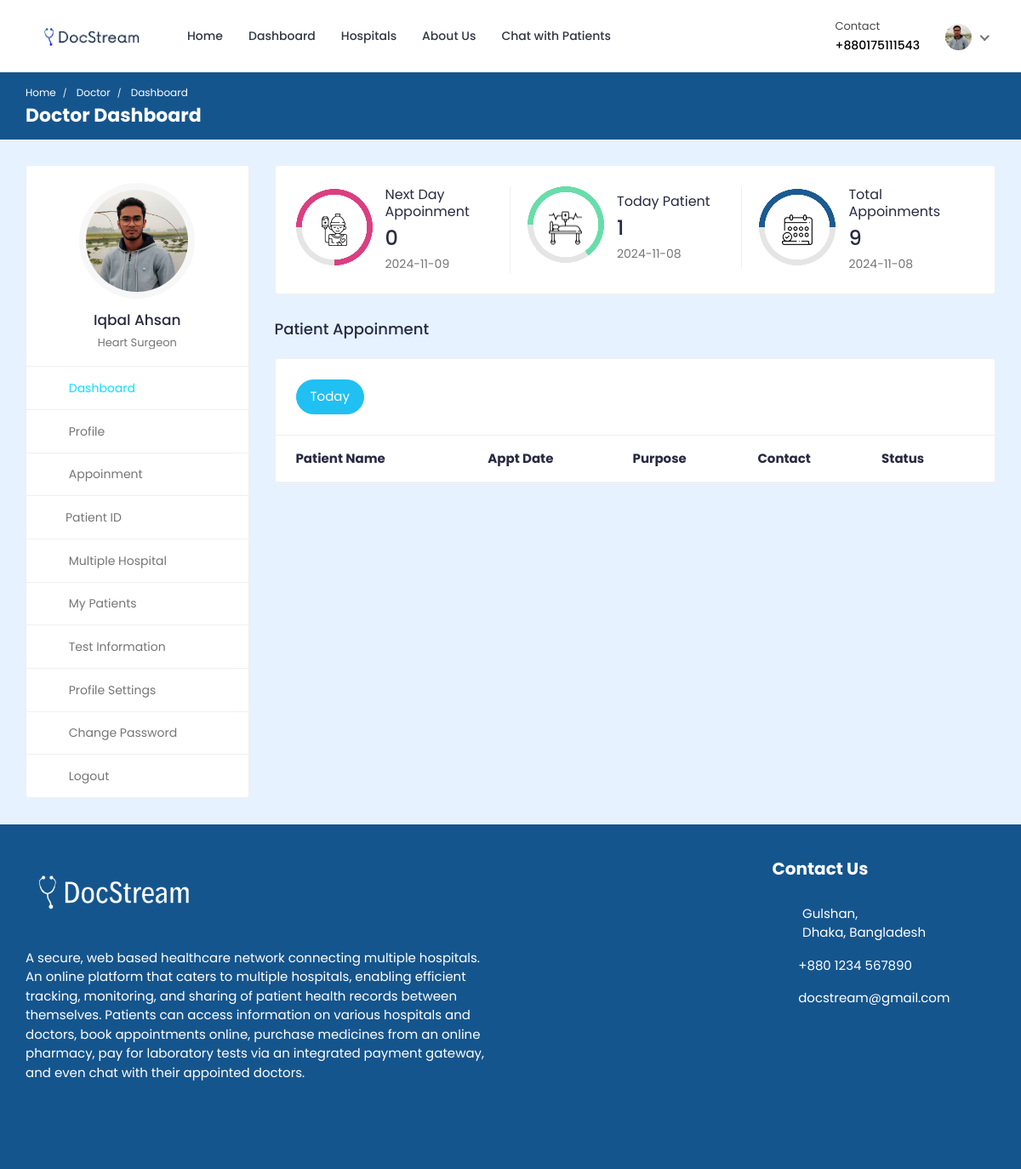
Page /doctor/doctor-dashboard/ (signed in) on the committed database.
### doctor/models.py (models this page shows, shortened)
class Doctor_Information(models.Model):
    DOCTOR_TYPE = (
        ('Cardiologists', 'Cardiologists'),
        ('Neurologists', 'Neurologists'),
        ('Pediatricians', 'Pediatricians'),
        ('Physiatrists', 'Physiatrists'),
        ('Dermatologists', 'Dermatologists'),
    )
    doctor_id = models.AutoField(primary_key=True)
    user = models.OneToOneField(User, on_delete=models.CASCADE, null=True, blank=True, related_name='profile')
    name = models.CharField(max_length=200, null=True, blank=True)
    username = models.CharField(max_length=200, null=True, blank=True)
    gender = models.CharField(max_length=200, null=True, blank=True)
    description = models.TextField(max_length=1000, null=True, blank=True)
    department = models.CharField(max_length=200, choices=DOCTOR_TYPE, null=True, blank=True)
    department_name = models.ForeignKey(hospital_department, on_delete=models.SET_NULL, null=True, blank=True)
    specialization = models.ForeignKey(specialization, on_delete=models.SET_NULL, null=True, blank=True)
    featured_image = models.ImageField(upload_to='doctors/', default='doctors/user-default.png', null=True, blank=True)
    certificate_image = models.ImageField(upload_to='doctors_certificate/', default='doctors_certificate/default.png', null=True, blank=True)
    email = models.EmailField(max_length=200, null=True, blank=True)
    phone_number = models.CharField(max_length=200, null=True, blank=True)
    nid = models.CharField(max_length=200, null=True, blank=True)
    visiting_hour = models.CharField(max_length=200, null=True, blank=True)
    consultation_fee = models.IntegerField(null=True, blank=True)
    report_fee = models.IntegerField(null=True, blank=True)
    dob = models.CharField(max_length=200, null=True, blank=True)
    institute = models.CharField(max_length=200, null=True, blank=True)
    degree = models.CharField(max_length=200, null=True, blank=True)
    completion_year = models.CharField(max_length=200, null=True, blank=True)
    work_place = models.CharField(max_length=200, null=True, blank=True)
    designation = models.CharField(max_length=200, null=True, blank=True)
    start_year = models.CharField(max_length=200, null=True, blank=True)
    end_year = models.CharField(max_length=200, null=True, blank=True)
    register_status =  models.CharField(max_length=200, null=True, default='Pending')
    hospital_name = models.ForeignKey(Hospital_Information, on_delete=models.SET_NULL, null=True, blank=True)

### hospital_admin/models.py (models this page shows, shortened)
class specialization(models.Model):
    specialization_id = models.AutoField(primary_key=True)
    specialization_name = models.CharField(max_length=200, null=True, blank=True)
    hospital = models.ForeignKey(Hospital_Information, on_delete=models.CASCADE, null=True, blank=True)

### doctor/views.py (the view)
# urls.py: path('doctor-dashboard/',views.doctor_dashboard, name='doctor-dashboard'),
@csrf_exempt
@login_required(login_url="doctor-login")
@cache_control(no_cache=True, must_revalidate=True, no_store=True)
def doctor_dashboard(request):
        if request.user.is_authenticated:
            if request.user.is_doctor:
                doctor = Doctor_Information.objects.get(user=request.user)
                current_date = datetime.date.today()
                current_date_str = str(current_date)
                today_appointments = Appointment.objects.filter(date=current_date_str).filter(doctor=doctor).filter(appointment_status='confirmed')
                next_date = current_date + datetime.timedelta(days=1) # next days date
                next_date_str = str(next_date)
                next_days_appointment = Appointment.objects.filter(date=next_date_str).filter(doctor=doctor).filter(Q(appointment_status='pending') | Q(appointment_status='confirmed')).count()
                today_patient_count = Appointment.objects.filter(date=current_date_str).filter(doctor=doctor).annotate(count=Count('patient'))
                total_appointments_count = Appointment.objects.filter(doctor=doctor).annotate(count=Count('id'))
            else:
                return redirect('doctor-logout')
            context = {'doctor': doctor, 'today_appointments': today_appointments, 'today_patient_count': today_patient_count, 'total_appointments_count': total_appointments_count, 'next_days_appointment': next_days_appointment, 'current_date': current_date_str, 'next_date': next_date_str}
            return render(request, 'doctor-dashboard.html', context)
        else:
            return redirect('doctor-login')

### templates/doctor-dashboard.html (shortened to what this page needs)
{% load static %}
<!DOCTYPE html>
<html lang="en">
  <head>
    <link
      rel="stylesheet"
      href="{% static 'HealthStack-System/css/Normal/bootstrap.min.css' %}"
    />
    <link
      rel="stylesheet"
      href="{% static 'HealthStack-System/plugins/Normal/fontawesome/css/fontawesome.min.css' %}"
    />
    <link
      rel="stylesheet"
      href="{% static 'HealthStack-System/plugins/Normal/fontawesome/css/all.min.css' %}"
    />
    <link
      rel="stylesheet"
      href="{% static 'HealthStack-System/css/Normal/style.css' %}"
    />
  </head>
  <body>
  {% if user.is_authenticated %}
    <div class="main-wrapper">
      <header class="header">{% include 'doctor-navbar.html' %}</header>
      <div class="breadcrumb-bar">
        <div class="container-fluid">
          <div class="row align-items-center">
            <div class="col-md-12 col-12">
              <nav aria-label="breadcrumb" class="page-breadcrumb">
                <ol class="breadcrumb">
                  <li class="breadcrumb-item">
                    <a href="{% url 'hospital_home'%}">Home</a>
                  </li>
                  <li class="breadcrumb-item active" aria-current="page">
                    Doctor
                  </li>
                  <li class="breadcrumb-item active" aria-current="page">
                    Dashboard
                  </li>
                </ol>
              </nav>
              <h2 class="breadcrumb-title">Doctor Dashboard</h2>{% include 'message.html' %}
            </div>
          </div>
        </div>
      </div>
      <div class="content">
        <div class="container-fluid">
          <div class="row">
            <div class="col-md-5 col-lg-4 col-xl-3 theiaStickySidebar">
              <div>{% include 'doctor-sidebar.html' %}</div>
            </div>
            <div class="col-md-7 col-lg-8 col-xl-9">
              <div class="row">
                <div class="col-md-12">
                  <div class="card dash-card">
                    <div class="card-body">
                      <div class="row">
                        <div class="col-md-12 col-lg-4">
                          <div class="dash-widget dct-border-rht">
                            <div class="circle-bar circle-bar1">
                              <div class="circle-graph1" data-percent="75">
                                <img
                                  src="{% static 'HealthStack-System/images/Normal/icon-01.png' %}"
                                  class="img-fluid"
                                  alt="patient"
                                />
                              </div>
                            </div>
                            <div class="dash-widget-info">
                              <h6>Next Day Appoinment</h6>
                              <h3>{{next_days_appointment}}</h3>
                              <p class="text-muted">{{next_date}}</p>
                            </div>
                          </div>
                        </div>
                        <div class="col-md-12 col-lg-4">
                          <div class="dash-widget dct-border-rht">
                            <div class="circle-bar circle-bar2">
                              <div class="circle-graph2" data-percent="65">
                                <img
                                  src="{% static 'HealthStack-System/images/Normal/icon-02.png' %}"
                                  class="img-fluid"
                                  alt="Patient"
                                />
                              </div>
                            </div>
                            <div class="dash-widget-info">
                              <h6>Today Patient</h6>
                              <h3>{{today_patient_count.count}}</h3>
                              <p class="text-muted">{{current_date}}</p>
                            </div>
                          </div>
                        </div>
                        <div class="col-md-12 col-lg-4">
                          <div class="dash-widget">
                            <div class="circle-bar circle-bar3">
                              <div class="circle-graph3" data-percent="50">
                                <img
                                  src="{% static 'HealthStack-System/images/Normal/icon-03.png' %}"
                                  class="img-fluid"
                                  alt="Patient"
                                />
                              </div>
                            </div>
                            <div class="dash-widget-info">
                              <h6>Total Appoinments</h6>
                              <h3>{{total_appointments_count.count}}</h3>
                              <p class="text-muted">{{current_date}}</p>
                            </div>
                          </div>
                        </div>
                      </div>
                    </div>
                  </div>
                </div>
              </div>
              <div class="row">
                <div class="col-md-12">
                  <h4 class="mb-4">Patient Appoinment</h4>
                  <div class="appointment-tab">
                    <ul class="nav nav-tabs nav-tabs-solid nav-tabs-rounded">
                      <li class="nav-item">
                        <a
                          class="nav-link active"
                          href="#today-appointments"
                          data-toggle="tab"
                          >Today</a
                        >
                      </li>
                    </ul>
                      <div class="tab-pane" id="today-appointments">
                        <div class="card card-table mb-0">
                          <div class="card-body">
                            <div class="table-responsive">
                              <table
                                class="table table-hover table-center mb-0"
                              >
                                <thead>
                                  <tr>
                                    <th>Patient Name</th>
                                    <th>Appt Date</th>
                                    <th>Purpose</th>
                                    <th>Contact</th>
                                    <th>Status</th>
                                  </tr>
                                </thead>
                              </table>
                            </div>
                          </div>
                        </div>
                      </div>
                    </div>
                  </div>
                </div>
              </div>
            </div>
          </div>
        </div>
      </div>
      {% include 'footer.html' %}
  {% else %}
  <p> You are not logged in </p>
  {% endif %}
  </body>
</html>

### templates/doctor-navbar.html (shortened to what this page needs)
{% load static %}
<nav class="navbar navbar-expand-lg header-nav">
  <div class="navbar-header">
    <a href="{% url 'hospital_home'%}" class="navbar-brand logo">
      <img
        src="{% static 'HealthStack-System/images/Normal/logo-.png' %}"
        class="img-fluid"
        alt="Logo"
      />
    </a>
  </div>
  <div class="main-menu-wrapper">
    <ul class="main-nav">
      <li>
        <a href="{% url 'hospital_home'%}">Home</a>
      </li>
      <li>
        <a href="{% url 'doctor-dashboard'%}">Dashboard</a>
      </li>
      <li><a href="{% url 'multiple-hospital' %}" style="text-decoration: none;">Hospitals</a></li>
      <li>
        <a href="{% url 'about-us'%}">About Us</a>
      </li>
      <li>
        <a href="{% url 'chat-home' pk=user.id %}">Chat with Patients</a>
      </li>
    </ul>
  </div>
  <ul class="nav header-navbar-rht">
    <li class="nav-item contact-item">
      <div class="header-contact-img">
        <i class="far fa-hospital"></i>
      </div>
      <div class="header-contact-detail">
        <p class="contact-header">Contact</p>
        <p class="contact-info-header">+88{{doctor.phone_number}}</p>
      </div>
    </li>
    <li class="nav-item dropdown has-arrow logged-item">
      <a href="#" class="dropdown-toggle nav-link" data-toggle="dropdown">
        <span class="user-img">
          <img
            class="rounded-circle"
            src="{{ doctor.featured_image.url }}"
            width="31"
            alt="Darren Elder"
          />
        </span>
      </a>
    </li>
  </ul>
</nav>

### templates/doctor-sidebar.html (shortened to what this page needs)
{% load static %}
<div class="profile-sidebar">
  <div class="widget-profile pro-widget-content">
    <div class="profile-info-widget">
      <a href="#" class="booking-doc-img">
        <img
          src="{{ doctor.featured_image.url }}"
          alt="User Image"
        />
      </a>
      <div class="profile-det-info">
        <h3>{{ doctor.name }}</h3>
        <div class="patient-details">
          <h5 class="mb-0">{{doctor.specialization.specialization_name}}</h5>
        </div>
      </div>
    </div>
  </div>
  <div class="dashboard-widget">
    <nav class="dashboard-menu sidebar">
      <ul>
        <li class="active">
          <a href="{% url 'doctor-dashboard' %}">
            <i class="fas fa-columns"></i>
            <span>Dashboard</span>
          </a>
        </li>
        <li>
        <a href="{% url 'doctor-profile' pk=doctor.doctor_id %}">
          <i class="fas fa-user"></i>
          <span>Profile</span>
        </a>
      </li>
        <li>
          <a href="{% url 'appointments'%}">
            <i class="fas fa-user-circle"></i>
            <span>Appoinment</span>
          </a>
        </li>
        <li class="nav-item has-submenu">
            <a href="#" class="nav-link"><i class="fas fa-search"></i><span>Patient ID</span></a>
        </li>
        <li>
          <a href="{% url 'multiple-hospital' %}">
            <i class="fas fa-hospital"></i>
            <span>Multiple Hospital</span>
          </a>
      </li>
        <li>
          <a href="{% url 'my-patients' %}">
            <i class="fas fa-user-injured"></i>
            <span>My Patients</span>
          </a>
        </li>
        <li>
          <a href="{% url 'doctor-test-list'%}" target="_blank">
            <i class="fas fa-hourglass-start"></i>
            <span>Test Information</span>
          </a>
        </li>
        <li>
          <a
            href="{% url 'doctor-profile-settings' %}"
          >
            <i class="fas fa-user-cog"></i>
            <span>Profile Settings</span>
          </a>
        </li>
        <li>
          <a href="{% url 'doctor-change-password' pk=user.id%}">
            <i class="fas fa-lock"></i>
            <span>Change Password</span>
          </a>
        </li>
        <li>
          <a href="{% url 'doctor-logout'%}">
            <i class="fas fa-sign-out-alt"></i>
            <span>Logout</span>
          </a>
        </li>
      </ul>
    </nav>
  </div>
</div>

### rows in the picture
Doctor_Information: phone_number "0175111543", featured_image (picture), name "Iqbal Ahsan", specialization.specialization_name "Heart Surgeon"

### other values in the picture
{{ next_days_appointment }} "0"
{{ next_date }} "2024-11-09"
{{ today_patient_count.count }} "1"
{{ current_date }} "2024-11-08"
{{ total_appointments_count.count }} "9"
